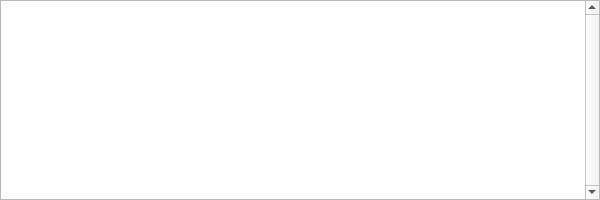
<?xml version="1.0" encoding="UTF-8"?>
<ui version="4.0">
 <class>DebugOutput</class>
 <widget class="QDialog" name="DebugOutput">
  <property name="geometry">
   <rect>
    <x>0</x>
    <y>0</y>
    <width>600</width>
    <height>200</height>
   </rect>
  </property>
  <property name="sizePolicy">
   <sizepolicy hsizetype="Preferred" vsizetype="Preferred">
    <horstretch>0</horstretch>
    <verstretch>0</verstretch>
   </sizepolicy>
  </property>
  <property name="minimumSize">
   <size>
    <width>0</width>
    <height>200</height>
   </size>
  </property>
  <property name="baseSize">
   <size>
    <width>0</width>
    <height>200</height>
   </size>
  </property>
  <property name="windowTitle">
   <string>Form</string>
  </property>
  <layout class="QGridLayout" name="gridLayout">
   <property name="leftMargin">
    <number>0</number>
   </property>
   <property name="topMargin">
    <number>0</number>
   </property>
   <property name="rightMargin">
    <number>0</number>
   </property>
   <property name="bottomMargin">
    <number>0</number>
   </property>
   <property name="spacing">
    <number>0</number>
   </property>
   <item row="0" column="0">
    <widget class="QTextBrowser" name="textBrowser">
     <property name="sizePolicy">
      <sizepolicy hsizetype="Minimum" vsizetype="Minimum">
       <horstretch>0</horstretch>
       <verstretch>0</verstretch>
      </sizepolicy>
     </property>
     <property name="minimumSize">
      <size>
       <width>0</width>
       <height>0</height>
      </size>
     </property>
     <property name="baseSize">
      <size>
       <width>0</width>
       <height>0</height>
      </size>
     </property>
     <property name="verticalScrollBarPolicy">
      <enum>Qt::ScrollBarAlwaysOn</enum>
     </property>
    </widget>
   </item>
  </layout>
 </widget>
 <resources/>
 <connections/>
</ui>
